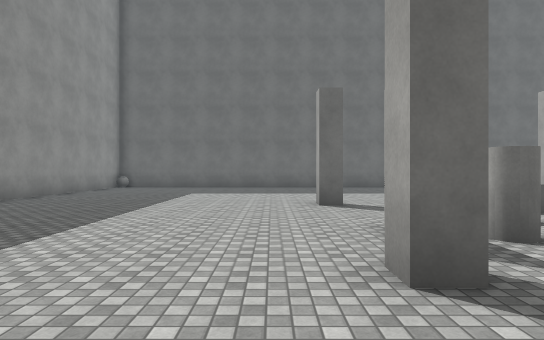
view 1 (above)

24 first-person views from a walk through a Unity game level. The camera is 1.5 m above the floor, looks level and sees 75° across. The floor is counted in squares, 2 m on a side. Each view is taken from the middle of a square. On the plan, view 1 faces up. The plan holds only what a view shows up to about 11 squares ahead; the rest is blank. Surface patterns are stand-ins for the level's own textures.

view 2
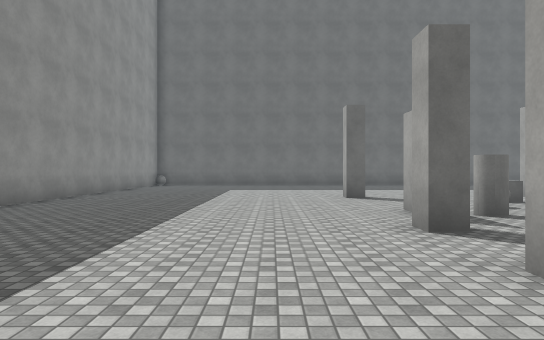

view 3
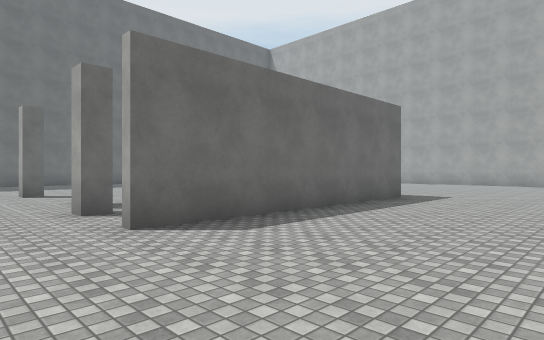

view 4
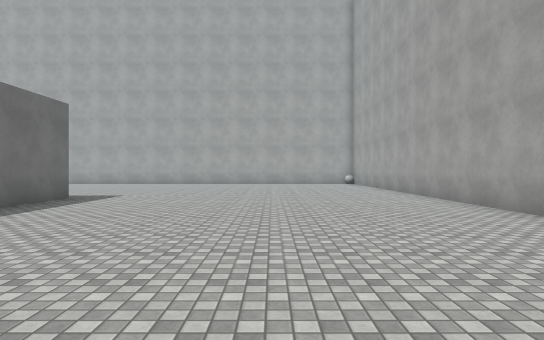

view 5
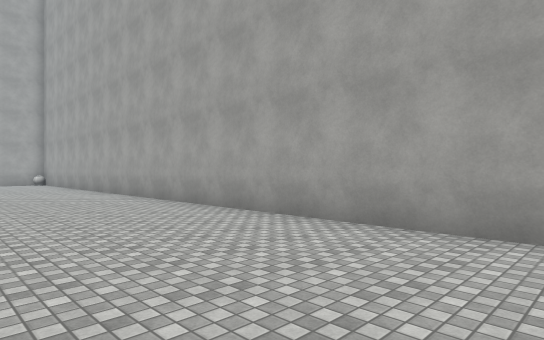

view 6
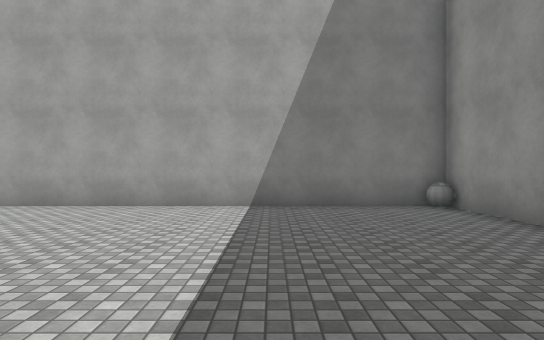

view 7
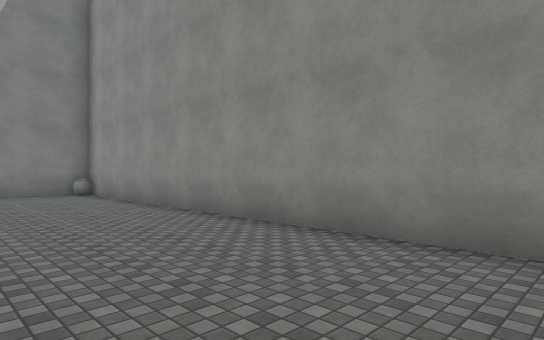

view 8
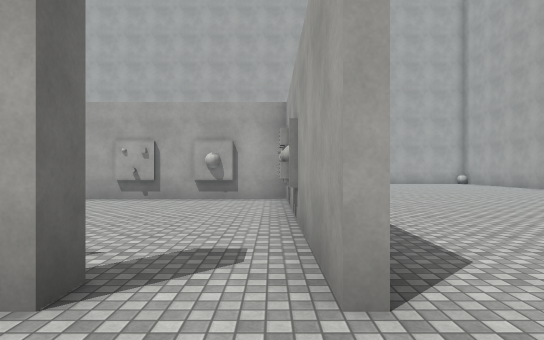

view 9
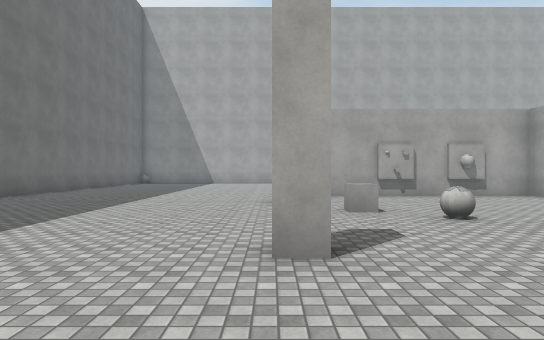

view 10
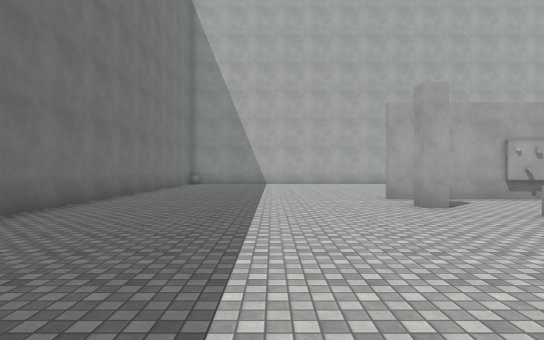

view 11
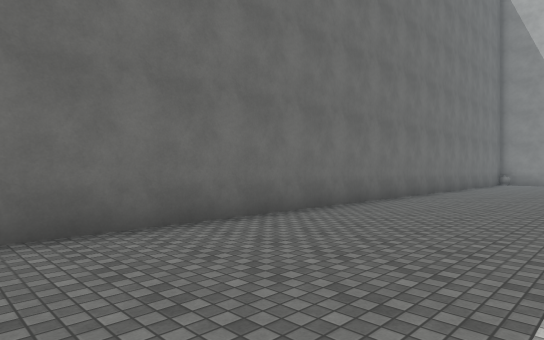

view 12
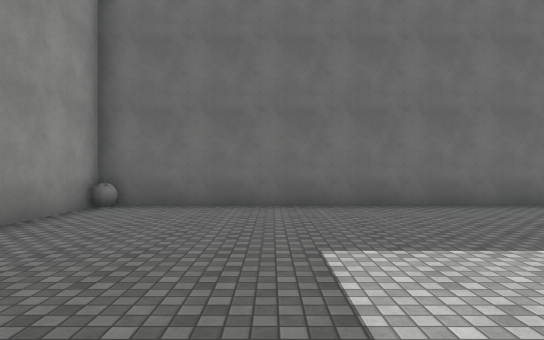

view 13
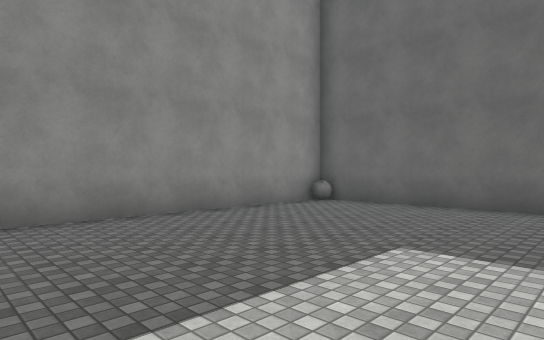

view 14
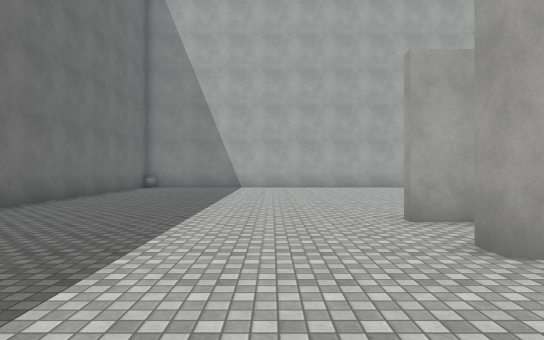

view 15
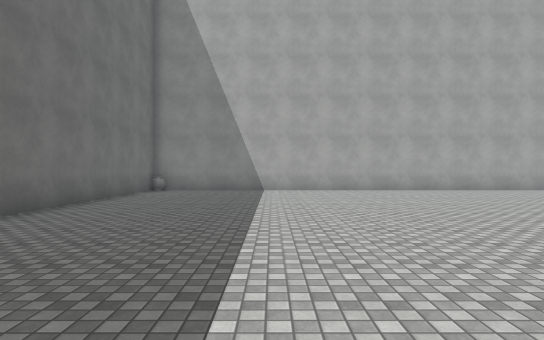

view 16
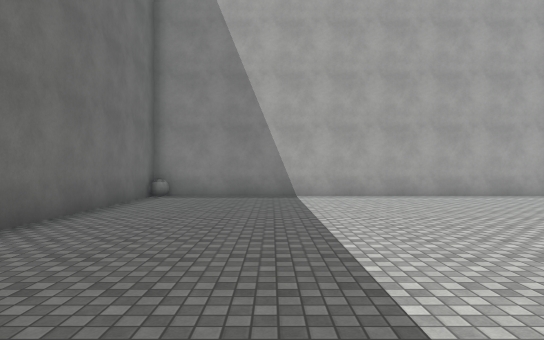

view 17
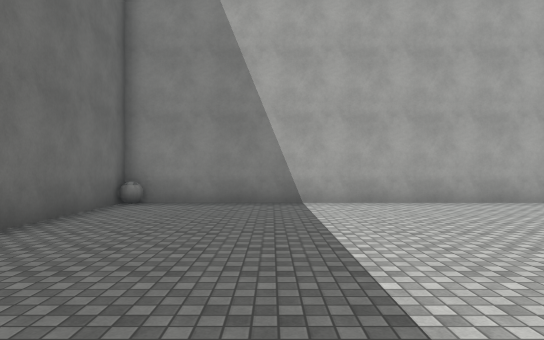

view 18
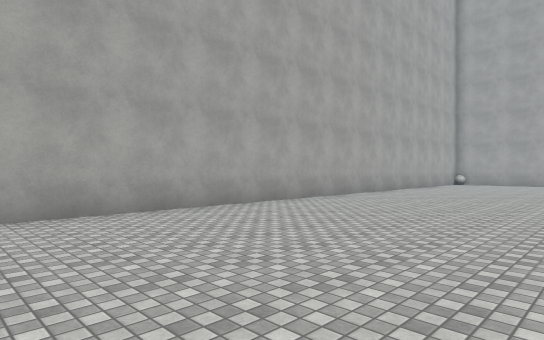

view 19
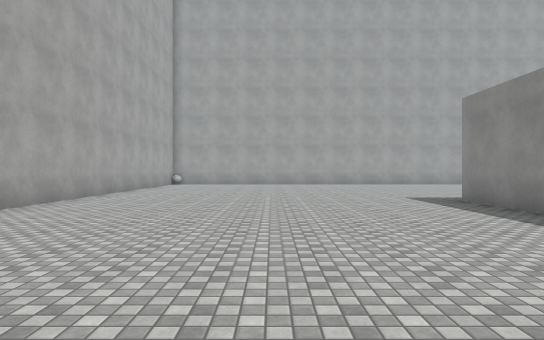

view 20
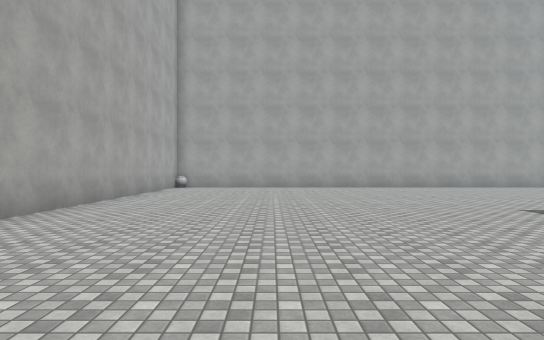

view 21
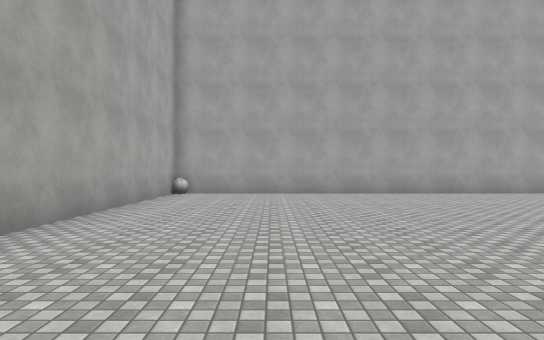

view 22
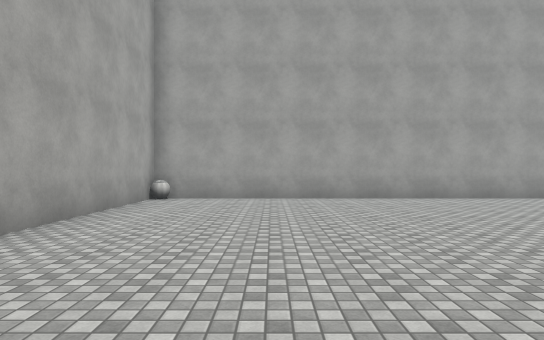

view 23
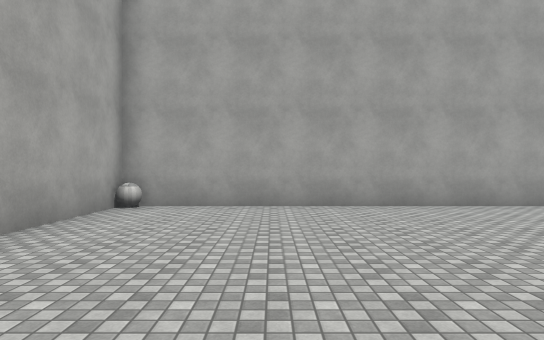

view 24
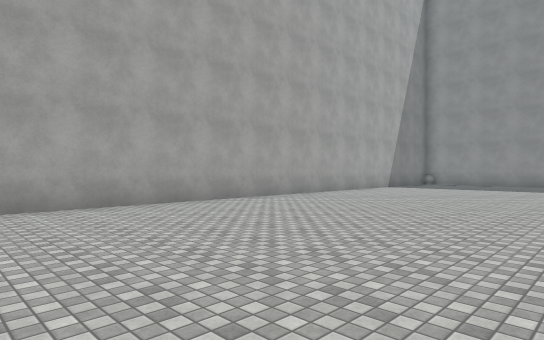

### Floor plan
Points are (right, up) in squares from view 1. A wall is a line through its corners. A room is listed if a view was taken in it or the views show most of it. See-through windows are left out.
Room 1 (views 1, 2, 3, 4, 5, 6, 7, 8, 9, 10, 11, 12, 13, 14, 15, 16, 17, 18, 19, 20, 21, 22, 23, 24)
walls: (8.1, 3.4) (8.1, 8); (8.4, 1.6) (8.4, 0.4) (0.9, 0.4); (6, 7.4) (6, 8) (6.5, 8); (1.5, 4.2) (1.5, 4.8); (1.4, 2.2) (0.9, 2.2) (0.9, 2.8); (0.9, 0.6) (8.1, 0.6) (8.1, 1.6); (1.6, 7.5) (0.9, 7.5) (0.9, 8); (-6.6, 1.6) (-6.6, -9.4) (17.5, -9.4); (18.1, -7.9) (18.1, 14); (17.4, 15.4) (-6.6, 15.4) (-6.6, 5.2)
objects: other object (-6, -9); other object (-6, 15); other object (3, 4); other object (3, 5); other object (4, 6); other object (5, 1); other object (7, 1); other object (18, -9); other object (18, 15)

Where each view was taken, in squares from view 1:
view 1: 0 up, 0 right, facing up
view 2: 2 down, 1 left, facing up
view 3: 4 down, 1 left, facing up-right
view 4: 5 down, 1 left, facing right
view 5: 5 down, 2 left, facing down-right
view 6: 2 down, 3 left, facing down
view 7: 2 up, 3 left, facing down-left
view 8: 1 up, 1 left, facing right
view 9: 8 up, 2 left, facing right
view 10: 11 up, 1 left, facing right
view 11: 11 up, 2 left, facing up-right
view 12: 8 up, 3 left, facing up
view 13: 8 up, 1 left, facing up-left
view 14: 10 up, 3 right, facing right
view 15: 11 up, 5 right, facing right
view 16: 12 up, 8 right, facing right
view 17: 12 up, 10 right, facing right
view 18: 10 up, 12 right, facing down-right
view 19: 9 up, 13 right, facing down
view 20: 6 up, 14 right, facing down
view 21: 2 up, 15 right, facing down
view 22: 0 up, 15 right, facing down
view 23: 2 down, 15 right, facing down
view 24: 2 down, 12 right, facing down-left
